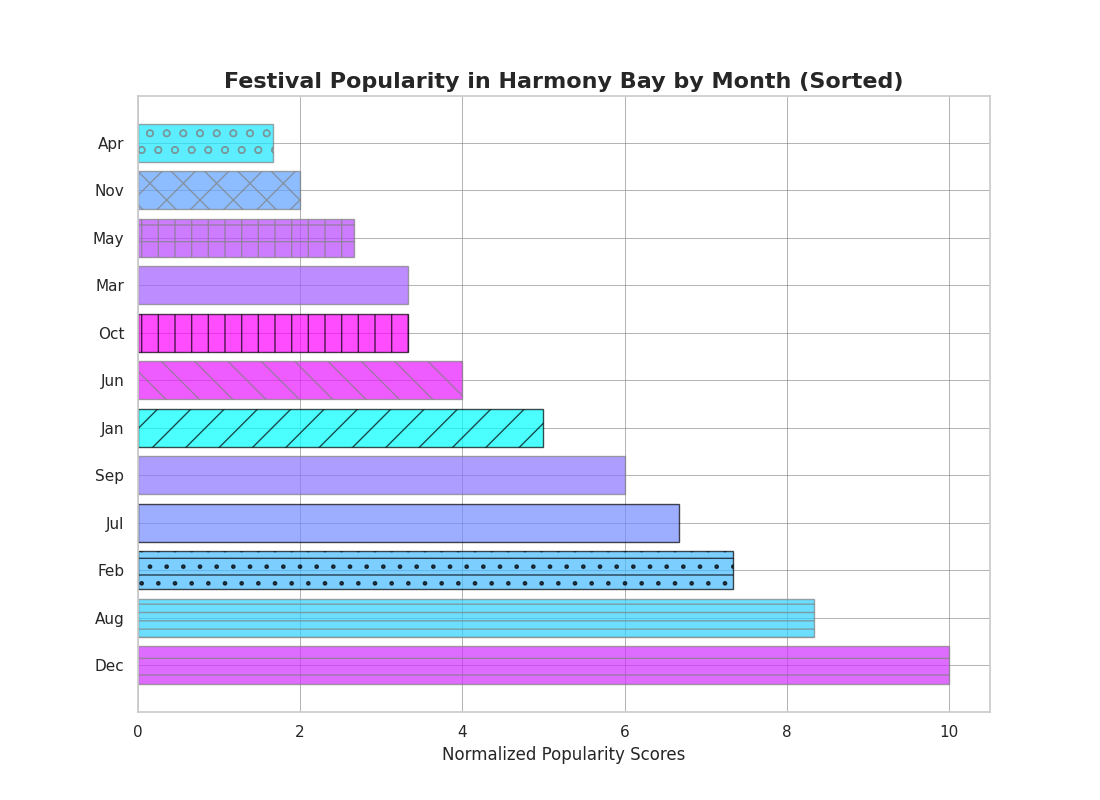

Recreate this plot in Python.
import numpy as np
import matplotlib.pyplot as plt

months = np.array(['Jan', 'Feb', 'Mar', 'Apr', 'May', 'Jun', 'Jul', 'Aug', 'Sep', 'Oct', 'Nov', 'Dec'])
popularity_scores = np.array([15, 22, 10, 5, 8, 12, 20, 25, 18, 10, 6, 30])

sorted_indices = np.argsort(popularity_scores)[::-1]
sorted_months = months[sorted_indices]
sorted_popularity_scores = popularity_scores[sorted_indices]

max_radius = 10
radii = sorted_popularity_scores / sorted_popularity_scores.max() * max_radius

plt.figure(figsize=(11, 8))

colors = plt.cm.cool(np.linspace(0, 1, len(months)))
np.random.shuffle(colors)  # Shuffle the color order

patterns = ['-', '--', '-.', ':', '', '/', '\\', '|', '_', '+', 'x', 'o']

for i, (month, radius) in enumerate(zip(sorted_months, radii)):
    plt.barh(month, radius, color=colors[i], edgecolor=np.random.choice(['gray', 'black']),
             hatch=patterns[i % len(patterns)], alpha=0.7)

plt.xlabel('Normalized Popularity Scores')
plt.title("Festival Popularity in Harmony Bay by Month (Sorted)", fontsize=16, fontweight='bold')
plt.grid(visible=np.random.choice([True, False]), color='grey', linestyle=np.random.choice(['-', '--', ':']), linewidth=0.7, alpha=0.6)

plt.show()
